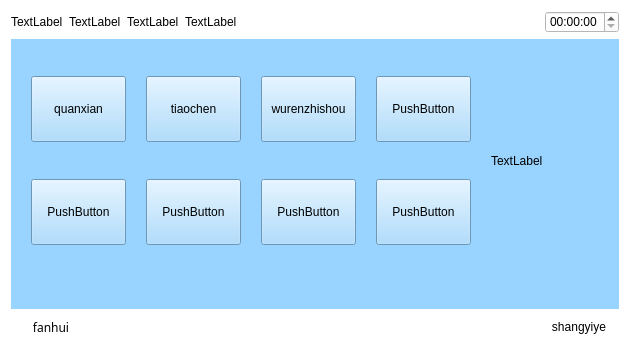
<?xml version="1.0" encoding="UTF-8"?>
<ui version="4.0">
 <class>page2</class>
 <widget class="QWidget" name="page2">
  <property name="geometry">
   <rect>
    <x>0</x>
    <y>0</y>
    <width>630</width>
    <height>351</height>
   </rect>
  </property>
  <property name="windowTitle">
   <string>Form</string>
  </property>
  <property name="styleSheet">
   <string notr="true">background-color: rgb(255, 255, 255);</string>
  </property>
  <layout class="QVBoxLayout" name="verticalLayout" stretch="1,5,1">
   <item>
    <layout class="QHBoxLayout" name="horizontalLayout_4">
     <item>
      <widget class="QLabel" name="label_10">
       <property name="text">
        <string>TextLabel</string>
       </property>
      </widget>
     </item>
     <item>
      <widget class="QLabel" name="label_11">
       <property name="text">
        <string>TextLabel</string>
       </property>
      </widget>
     </item>
     <item>
      <widget class="QLabel" name="label_12">
       <property name="text">
        <string>TextLabel</string>
       </property>
      </widget>
     </item>
     <item>
      <widget class="QLabel" name="label_13">
       <property name="text">
        <string>TextLabel</string>
       </property>
      </widget>
     </item>
     <item>
      <spacer name="horizontalSpacer_2">
       <property name="orientation">
        <enum>Qt::Horizontal</enum>
       </property>
       <property name="sizeHint" stdset="0">
        <size>
         <width>40</width>
         <height>20</height>
        </size>
       </property>
      </spacer>
     </item>
     <item>
      <widget class="QTimeEdit" name="timeEdit"/>
     </item>
    </layout>
   </item>
   <item>
    <widget class="QWidget" name="widget" native="true">
     <property name="sizePolicy">
      <sizepolicy hsizetype="Preferred" vsizetype="Preferred">
       <horstretch>0</horstretch>
       <verstretch>0</verstretch>
      </sizepolicy>
     </property>
     <property name="contextMenuPolicy">
      <enum>Qt::DefaultContextMenu</enum>
     </property>
     <property name="styleSheet">
      <string notr="true">background-color: rgb(153, 211, 255);</string>
     </property>
     <widget class="QWidget" name="layoutWidget">
      <property name="geometry">
       <rect>
        <x>0</x>
        <y>0</y>
        <width>595</width>
        <height>245</height>
       </rect>
      </property>
      <layout class="QGridLayout" name="gridLayout">
       <property name="sizeConstraint">
        <enum>QLayout::SetDefaultConstraint</enum>
       </property>
       <property name="margin">
        <number>20</number>
       </property>
       <property name="spacing">
        <number>20</number>
       </property>
       <item row="0" column="4" rowspan="2">
        <widget class="QLabel" name="label_3">
         <property name="text">
          <string>TextLabel</string>
         </property>
        </widget>
       </item>
       <item row="0" column="0">
        <widget class="QPushButton" name="permission">
         <property name="minimumSize">
          <size>
           <width>66</width>
           <height>66</height>
          </size>
         </property>
         <property name="text">
          <string>quanxian</string>
         </property>
        </widget>
       </item>
       <item row="0" column="1">
        <widget class="QPushButton" name="adjustable">
         <property name="minimumSize">
          <size>
           <width>66</width>
           <height>66</height>
          </size>
         </property>
         <property name="text">
          <string>tiaochen</string>
         </property>
        </widget>
       </item>
       <item row="0" column="2">
        <widget class="QPushButton" name="unmanned">
         <property name="minimumSize">
          <size>
           <width>66</width>
           <height>66</height>
          </size>
         </property>
         <property name="text">
          <string>wurenzhishou</string>
         </property>
        </widget>
       </item>
       <item row="0" column="3">
        <widget class="QPushButton" name="pushButton_11">
         <property name="minimumSize">
          <size>
           <width>66</width>
           <height>66</height>
          </size>
         </property>
         <property name="text">
          <string>PushButton</string>
         </property>
        </widget>
       </item>
       <item row="1" column="0">
        <widget class="QPushButton" name="pushButton_12">
         <property name="minimumSize">
          <size>
           <width>66</width>
           <height>66</height>
          </size>
         </property>
         <property name="text">
          <string>PushButton</string>
         </property>
        </widget>
       </item>
       <item row="1" column="1">
        <widget class="QPushButton" name="pushButton_13">
         <property name="minimumSize">
          <size>
           <width>66</width>
           <height>66</height>
          </size>
         </property>
         <property name="text">
          <string>PushButton</string>
         </property>
        </widget>
       </item>
       <item row="1" column="2">
        <widget class="QPushButton" name="pushButton_14">
         <property name="minimumSize">
          <size>
           <width>66</width>
           <height>66</height>
          </size>
         </property>
         <property name="text">
          <string>PushButton</string>
         </property>
        </widget>
       </item>
       <item row="1" column="3">
        <widget class="QPushButton" name="pushButton_15">
         <property name="minimumSize">
          <size>
           <width>66</width>
           <height>66</height>
          </size>
         </property>
         <property name="text">
          <string>PushButton</string>
         </property>
        </widget>
       </item>
      </layout>
     </widget>
    </widget>
   </item>
   <item>
    <layout class="QHBoxLayout" name="horizontalLayout">
     <item>
      <widget class="QPushButton" name="returnIndex">
       <property name="font">
        <font>
         <family>AR PL UMing TW MBE</family>
        </font>
       </property>
       <property name="text">
        <string>fanhui</string>
       </property>
       <property name="flat">
        <bool>true</bool>
       </property>
      </widget>
     </item>
     <item>
      <spacer name="horizontalSpacer">
       <property name="orientation">
        <enum>Qt::Horizontal</enum>
       </property>
       <property name="sizeHint" stdset="0">
        <size>
         <width>40</width>
         <height>20</height>
        </size>
       </property>
      </spacer>
     </item>
     <item>
      <widget class="QPushButton" name="returnPage">
       <property name="text">
        <string>shangyiye</string>
       </property>
       <property name="flat">
        <bool>true</bool>
       </property>
      </widget>
     </item>
    </layout>
   </item>
  </layout>
 </widget>
 <resources/>
 <connections/>
</ui>
